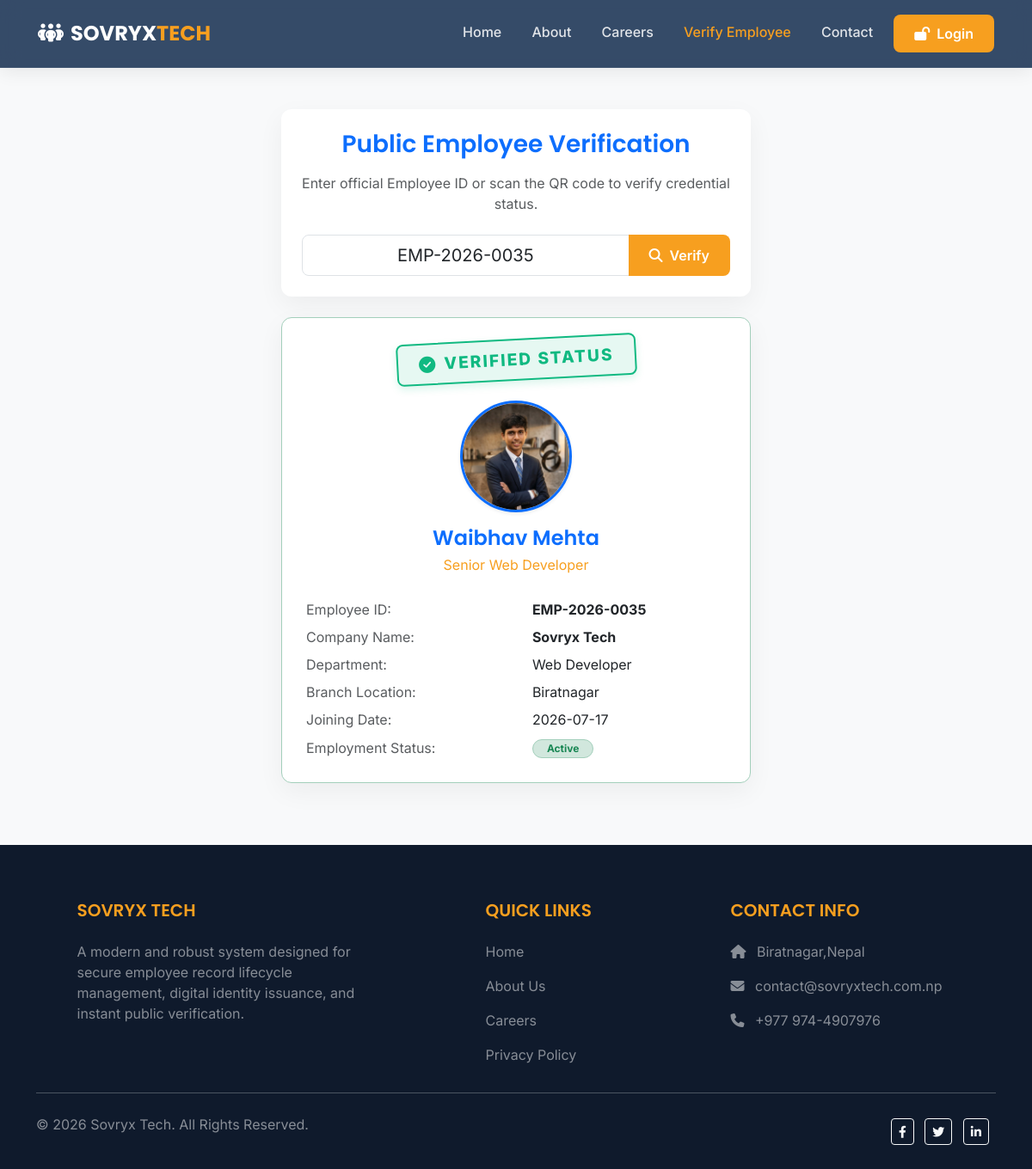
Screenshot of /verify.php?id=EMP-2026-0035 with the database file from the repository.
### tables this page shows
CREATE TABLE `employees` (
  `id` int(10) UNSIGNED NOT NULL,
  `user_id` int(10) UNSIGNED NOT NULL,
  `employee_custom_id` varchar(50) NOT NULL,
  `company_id` int(10) UNSIGNED NOT NULL,
  `branch_id` int(10) UNSIGNED NOT NULL,
  `department_id` int(10) UNSIGNED NOT NULL,
  `designation_id` int(10) UNSIGNED NOT NULL,
  `employment_type` enum('Full-time','Part-time','Contract','Intern') DEFAULT 'Full-time',
  `joining_date` date NOT NULL,
  `employment_status` enum('Active','Suspended','Terminated','Resigned') DEFAULT 'Active'
);

CREATE TABLE `employee_profiles` (
  `id` int(10) UNSIGNED NOT NULL,
  `employee_id` int(10) UNSIGNED NOT NULL,
  `full_name` varchar(150) NOT NULL,
  `profile_photo` varchar(255) DEFAULT NULL,
  `dob` date DEFAULT NULL,
  `gender` enum('Male','Female','Other') DEFAULT NULL,
  `blood_group` varchar(10) DEFAULT NULL,
  `nationality` varchar(100) DEFAULT NULL,
  `marital_status` enum('Single','Married','Divorced','Widowed') DEFAULT 'Single',
  `phone` varchar(30) DEFAULT NULL,
  `address` varchar(255) DEFAULT NULL,
  `emergency_contact` text DEFAULT NULL
);

CREATE TABLE `designations` (
  `id` int(10) UNSIGNED NOT NULL,
  `department_id` int(10) UNSIGNED NOT NULL,
  `title` varchar(100) NOT NULL,
  `created_at` timestamp NOT NULL DEFAULT current_timestamp()
);

CREATE TABLE `companies` (
  `id` int(10) UNSIGNED NOT NULL,
  `name` varchar(150) NOT NULL,
  `logo` varchar(255) DEFAULT NULL,
  `address` varchar(255) DEFAULT NULL,
  `contact` varchar(50) DEFAULT NULL,
  `email_settings` text DEFAULT NULL,
  `created_at` timestamp NOT NULL DEFAULT current_timestamp()
);

CREATE TABLE `departments` (
  `id` int(10) UNSIGNED NOT NULL,
  `branch_id` int(10) UNSIGNED NOT NULL,
  `name` varchar(100) NOT NULL,
  `created_at` timestamp NOT NULL DEFAULT current_timestamp()
);

CREATE TABLE `branches` (
  `id` int(10) UNSIGNED NOT NULL,
  `company_id` int(10) UNSIGNED NOT NULL,
  `name` varchar(100) NOT NULL,
  `address` varchar(255) DEFAULT NULL,
  `contact` varchar(50) DEFAULT NULL,
  `created_at` timestamp NOT NULL DEFAULT current_timestamp()
);

### includes/utils.php (called while the page is built, shortened)
<?php
function get_client_ip(): string {
    return $_SERVER['REMOTE_ADDR'] ?? '0.0.0.0';
}
function get_client_user_agent(): string {
    return $_SERVER['HTTP_USER_AGENT'] ?? 'Unknown User Agent';
}
function log_verification_scan(int $employeeId): bool {
    try {
        $pdo = get_db_connection();
        $stmt = $pdo->prepare("INSERT INTO verification_logs (employee_id, ip_address, user_agent) VALUES (:employee_id, :ip_address, :user_agent)");
        return $stmt->execute([
            'employee_id' => $employeeId,
            'ip_address'  => get_client_ip(),
            'user_agent'  => get_client_user_agent()
        ]);
} catch (Exception $e) {
        error_log("Failed to log verification scan: " . $e->getMessage());
        return false;
    }
}

### src/Controller/VerificationController.php (called while the page is built, shortened)
<?php
require_once __DIR__ . '/../../includes/utils.php';
class VerificationController {
    public function verifyEmployee(string $customId): array|null {
        try {
            $pdo = get_db_connection();
            $stmt = $pdo->prepare("
                SELECT e.id as employee_id, e.employee_custom_id, e.joining_date, e.employment_status,
                       ep.full_name, ep.profile_photo,
                       c.name as company_name, b.name as branch_name,
                       d.name as department_name, dg.title as designation_title
                FROM employees e
                JOIN employee_profiles ep ON e.id = ep.employee_id
                JOIN companies c ON e.company_id = c.id
                JOIN branches b ON e.branch_id = b.id
                JOIN departments d ON e.department_id = d.id
                JOIN designations dg ON e.designation_id = dg.id
                WHERE e.employee_custom_id = :custom_id
                LIMIT 1
            ");
            $stmt->execute(['custom_id' => $customId]);
            $employee = $stmt->fetch();
            log_verification_scan((int)$employee['employee_id']);
            return $employee;
        } catch (\Exception $e) {
            error_log("Verification lookup failed: " . $e->getMessage());
            return null;
        }
    }
}

### config/app.php (called while the page is built, shortened)
<?php
return [
    'site_name' => 'Sovryx Tech Portal',
    'base_url'  => 'http://localhost/team-portal',
    'secret_key'=> 'c55bf1d3efde02787c808d4b31a84f39281a8b9d885a0ec7b80a7199',
    'session_name' => 'SOVRYX_PORTAL_SESSION',
    'session_lifetime' => 3600,
    'max_upload_size' => 5 * 1024 * 1024,
    'allowed_extensions' => ['jpg', 'jpeg', 'png', 'pdf', 'docx'],
    'allowed_mime_types' => [
        'image/jpeg',
        'image/png',
        'application/pdf',
        'application/vnd.openxmlformats-officedocument.wordprocessingml.document'
    ],
    'default_company_id' => 1
];

### includes/auth.php (called while the page is built, shortened)
<?php
require_once __DIR__ . '/utils.php';
if (session_status() === PHP_SESSION_NONE) {
    $appConfig = require __DIR__ . '/../config/app.php';
}
function get_base_url(): string {
    $config = require __DIR__ . '/../config/app.php';
    return rtrim($config['base_url'] ?? 'http://localhost/team-portal', '/');
}

### verify.php (the view, shortened to what this page needs)
<?php
require_once __DIR__ . '/includes/header.php';
require_once __DIR__ . '/src/Controller/VerificationController.php';
$customId = isset($_GET['id']) ? trim($_GET['id']) : '';
$employee = null;
$searched = false;
if (!empty($customId)) {
    $controller = new \Src\Controller\VerificationController();
    $employee = $controller->verifyEmployee($customId);
    $searched = true;
}
?>
<section class="py-5 bg-light" style="min-height: 80vh;">
    <div class="container">
        <div class="row justify-content-center">
            <div class="col-lg-6">
                <div class="card-custom p-4 text-center mb-4">
                    <h3 class="text-primary mb-3">Public Employee Verification</h3>
                    <p class="text-muted">Enter official Employee ID or scan the QR code to verify credential status.</p>
                    <form method="GET" action="verify.php" class="mt-4">
                        <div class="input-group">
                            <input type="text" name="id" class="form-control form-control-lg text-center" placeholder="e.g. EMP-2026-0001" value="<?= htmlspecialchars($customId) ?>" required>
                            <button class="btn btn-secondary-custom px-4" type="submit"><i class="fa-solid fa-magnifying-glass me-2"></i>Verify</button>
                        </div>
                    </form>
                </div>
                <?php if ($searched): ?>
                    <?php if ($employee): ?>
                        <div class="card-custom p-4 border border-success-subtle text-center bg-white">
                            <div class="mb-4">
                                <div class="verified-stamp">
                                    <i class="fa-solid fa-circle-check me-2"></i>Verified Status
                                </div>
                            </div>
                            <div class="mb-3">
                                <?php if (!empty($employee['profile_photo'])): ?>
                                    <img src="<?= get_base_url() . '/' . $employee['profile_photo'] ?>" alt="Profile Photo" class="rounded-circle border border-primary border-3 shadow-sm" style="width: 130px; height: 130px; object-fit: cover;">
                                <?php else: ?>
                                    <div class="bg-primary text-white rounded-circle d-inline-flex align-items-center justify-content-center border border-primary border-3 shadow-sm" style="width: 130px; height: 130px; font-size: 3rem; font-weight: 600;">
                                        <?= strtoupper(substr($employee['full_name'], 0, 2)) ?>
                                    </div>
                                <?php endif; ?>
                            </div>
                            <h4 class="text-primary mb-1"><?= htmlspecialchars($employee['full_name']) ?></h4>
                            <p class="text-secondary font-weight-bold mb-4" style="color: var(--secondary-color) !important;"><?= htmlspecialchars($employee['designation_title']) ?></p>
                            <div class="table-responsive text-start">
                                <table class="table table-sm table-borderless align-middle mb-0">
                                    <tbody>
                                        <tr>
                                            <td class="text-muted w-40">Employee ID:</td>
                                            <td class="font-weight-bold"><strong><?= htmlspecialchars($employee['employee_custom_id']) ?></strong></td>
                                        </tr>
                                        <tr>
                                            <td class="text-muted">Company Name:</td>
                                            <td><strong><?= htmlspecialchars($employee['company_name']) ?></strong></td>
                                        </tr>
                                        <tr>
                                            <td class="text-muted">Department:</td>
                                            <td><?= htmlspecialchars($employee['department_name']) ?></td>
                                        </tr>
                                        <tr>
                                            <td class="text-muted">Branch Location:</td>
                                            <td><?= htmlspecialchars($employee['branch_name']) ?></td>
                                        </tr>
                                        <tr>
                                            <td class="text-muted">Joining Date:</td>
                                            <td><?= htmlspecialchars($employee['joining_date']) ?></td>
                                        </tr>
                                        <tr>
                                            <td class="text-muted">Employment Status:</td>
                                            <td>
                                                <span class="badge bg-success-subtle text-success border border-success-subtle px-3 py-1 rounded-pill">
                                                    <?= htmlspecialchars($employee['employment_status']) ?>
                                                </span>
                                            </td>
                                        </tr>
                                    </tbody>
                                </table>
                            </div>
                        </div>
                    <?php endif; ?>
                <?php endif; ?>
            </div>
        </div>
    </div>
</section>
<?php require_once __DIR__ . '/includes/footer.php'; ?>

### includes/footer.php (shortened to what this page needs)
<?php
$footerPdo = get_db_connection();
$footerComp = $footerPdo->query("SELECT * FROM companies WHERE id = 1 LIMIT 1")->fetch();
$compName = $footerComp['name'] ?? 'Sovryx Tech';
$compAddress = $footerComp['address'] ?? 'Kathmandu, Nepal';
$compContact = $footerComp['contact'] ?? '+977 1 4400000';
$emailSettings = json_decode($footerComp['email_settings'] ?? '{}', true);
$compEmail = $emailSettings['from_email'] ?? 'contact@sovryxtech.com.np';
?>
    <footer class="text-white pt-5 pb-4" style="background-color: var(--dark-bg);">
        <div class="container text-md-start">
            <div class="row text-md-start">
                <div class="col-md-4 col-lg-4 col-xl-4 mx-auto mt-3">
                    <h5 class="text-uppercase mb-4 font-weight-bold" style="color: var(--secondary-color);"><?= htmlspecialchars($compName) ?></h5>
                    <p class="text-white-50">
                        A modern and robust system designed for secure employee record lifecycle management, digital identity issuance, and instant public verification.
                    </p>
                </div>
                <div class="col-md-2 col-lg-2 col-xl-2 mx-auto mt-3">
                    <h5 class="text-uppercase mb-4 font-weight-bold" style="color: var(--secondary-color);">Quick Links</h5>
                    <p><a href="<?= get_base_url() ?>/index.php" class="text-white-50 text-decoration-none hover-orange">Home</a></p>
                    <p><a href="<?= get_base_url() ?>/about.php" class="text-white-50 text-decoration-none hover-orange">About Us</a></p>
                    <p><a href="<?= get_base_url() ?>/careers.php" class="text-white-50 text-decoration-none hover-orange">Careers</a></p>
                    <p><a href="<?= get_base_url() ?>/privacy.php" class="text-white-50 text-decoration-none hover-orange">Privacy Policy</a></p>
                </div>
                <div class="col-md-3 col-lg-3 col-xl-3 mx-auto mt-3">
                    <h5 class="text-uppercase mb-4 font-weight-bold" style="color: var(--secondary-color);">Contact Info</h5>
                    <p class="text-white-50"><i class="fas fa-home me-2"></i> <?= htmlspecialchars($compAddress) ?></p>
                    <p class="text-white-50"><i class="fas fa-envelope me-2"></i> <?= htmlspecialchars($compEmail) ?></p>
                    <p class="text-white-50"><i class="fas fa-phone me-2"></i> <?= htmlspecialchars($compContact) ?></p>
                </div>
            </div>
            <hr class="mb-4 bg-secondary">
            <div class="row align-items-center">
                <div class="col-md-7 col-lg-8">
                    <p class="text-white-50">© 2026 Sovryx Tech. All Rights Reserved.</p>
                </div>
                <div class="col-md-5 col-lg-4 text-md-end">
                    <a href="#" class="btn btn-outline-light btn-sm me-2"><i class="fab fa-facebook-f"></i></a>
                    <a href="#" class="btn btn-outline-light btn-sm me-2"><i class="fab fa-twitter"></i></a>
                    <a href="#" class="btn btn-outline-light btn-sm me-2"><i class="fab fa-linkedin-in"></i></a>
                </div>
            </div>
        </div>
    </footer>
</body>
</html>

### rows the page displays
employees: employee_profiles.profile_photo (picture), employee_profiles.full_name "Waibhav Mehta", designation.title "Senior Web Developer", employee_custom "EMP-2026-0035", company.name "Sovryx Tech", department.name "Web Developer", branch.name "Biratnagar", joining_date "2026-07-17", employment_status "Active"
companies: name "SOVRYX TECH", address "Biratnagar,Nepal", email_settings "contact@sovryxtech.com.np", contact "+977 974-4907976"
